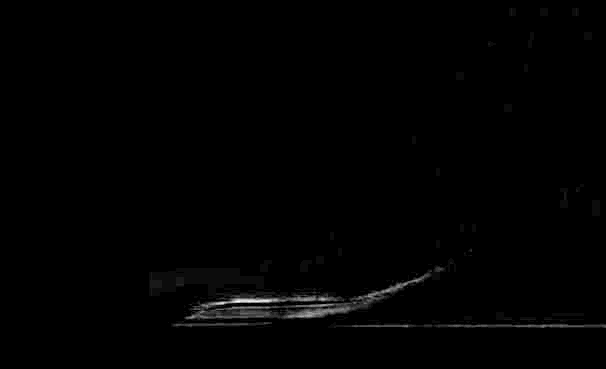
#> input picture Data/1800um/Tare1810um15psi.jpg, 606 x 369 px
$ python 'Canny find edge Calibration.py'
#> lines starting #> are read from the running program, lines starting #| are printed output that depends on the picture; after the words box and inside, x2 and y2 are one past the last pixel; in counts of white or black regions, pixels touching at a corner belong together
#> further down, image is the input picture: shape (369, 606, 3); min 0, max 20, mean 0.14
import cv2
import numpy as np

def apply_canny(image, low_threshold, high_threshold):
    """Applies Canny edge detection with adjustable thresholds."""
#> called with low_threshold = 0, high_threshold = 0

    # Convert to grayscale if necessary
    if len(image.shape) == 3:
        gray = cv2.cvtColor(image, cv2.COLOR_BGR2GRAY)
    else:
        gray = image

    # Apply Canny edge detection

    #d=12 works well for Data/rcphoto2370um30psi_2019.jpg
    #filter the image
    filt = cv2.bilateralFilter(gray,d=5, sigmaColor=1000, sigmaSpace=75)

    #apply the canny image detection and return image of the edges found
    edges = cv2.Canny(filt, low_threshold, high_threshold, apertureSize=5)
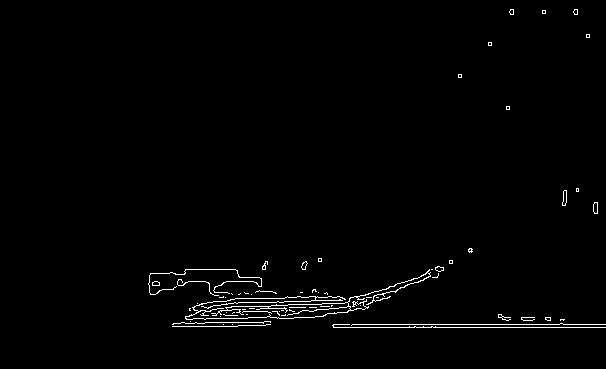
#> edges: shape (369, 606); 1.3% white in thin lines or dots, all inside (x1, y1, x2, y2) = (148, 9, 606, 328)
    # return the grayscale image and edges
    return edges, gray

#Path is a list of different files to play with
path = ['Data/rcphoto2370um30psi_2019.jpg','Data/rcphoto2270um24psi_2016.jpg','Data/rcphoto2370um10psi_2019.jpg', 'Data/TARED1810um22psi.jpg']

#psipath is a list of images with the same slot width and changing pressure
psipath = ['Data/1800um/Tare1810um10psi.jpg','Data/1800um/Tare1810um15psi.jpg','Data/1800um/Tare1810um20psi.jpg','Data/1800um/Tare1810um21psi.jpg']
#canny thresholds of 0 and 207 work for the psipath files to answer question 3 and a filter d=5

#slotpath is a list of images with the same pressure and changing slotwidth
slotpath = ['Data/25psi/TareMask1940um25psi.jpg','Data/25psi/TareMask2210um25psi.jpg','Data/25psi/Tare2370um25psi.jpg','Data/25psi/Tare2730um25psi.jpg']
#canny thresholds of 0 and 175 work for the slotpath files to answer question 2 and a filter d=5

#read image from one of the arrays
image = cv2.imread(psipath[1])

# Create a window with trackbars
cv2.namedWindow('Canny Edge Detection')
cv2.createTrackbar('Low Threshold', 'Canny Edge Detection', 0, 255, lambda x: x)
cv2.createTrackbar('High Threshold', 'Canny Edge Detection', 0, 255, lambda x: x)
while True:
    # Get the current trackbar values
    low_threshold = cv2.getTrackbarPos('Low Threshold', 'Canny Edge Detection')
    high_threshold = cv2.getTrackbarPos('High Threshold', 'Canny Edge Detection')


    # Apply Canny edge detection
    edges, grey = apply_canny(image, low_threshold, high_threshold)

    # Display the result adding the gray image and edges
    cv2.imshow('Canny Edge Detection', cv2.add(edges,grey))

    # Break the loop if 'q' is pressed
    if cv2.waitKey(1) == ord('q'):
#> (key q is pressed here)
        break

cv2.destroyAllWindows()

$ run again, with Data/rcphoto1810um10psi_2019.jpg copied over Data/1800um/Tare1810um15psi.jpg
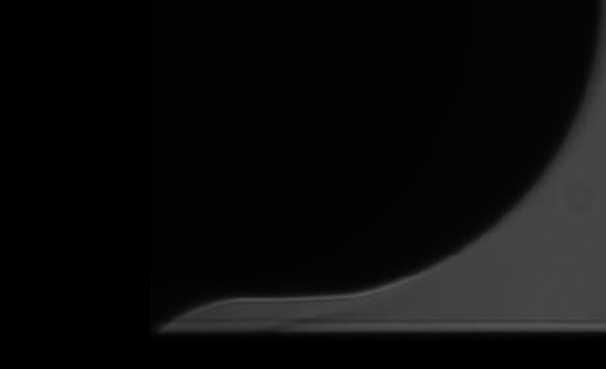
#> input picture Data/rcphoto1810um10psi_2019.jpg, 606 x 369 px
#> image is the input picture: shape (369, 606, 3); min 0, max 87, mean 12.1
#> in apply_canny, `edges = cv2.Canny(filt, low_threshold, high_threshold, apertureSize=5)`:
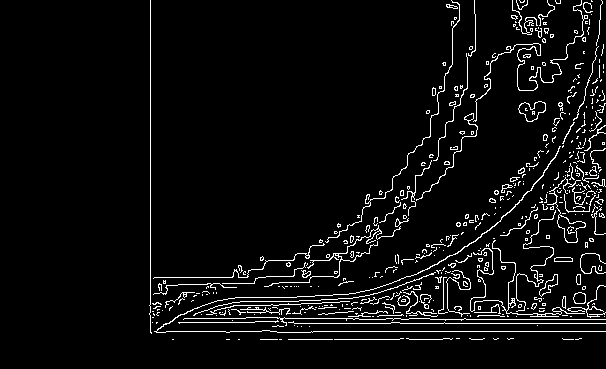
#> edges: shape (369, 606); 5.1% white in thin lines or dots, all inside (x1, y1, x2, y2) = (149, 0, 606, 340)
#> `cv2.imshow('Canny Edge Detection', cv2.add(edges,grey))`:
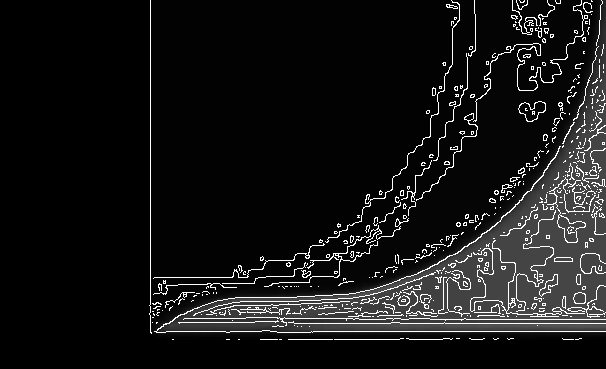
#> window 'Canny Edge Detection': shape (369, 606); min 0, max 255, mean 23.2

$ run again, with Data/rcphoto1810um23psi_2019.jpg copied over Data/1800um/Tare1810um15psi.jpg
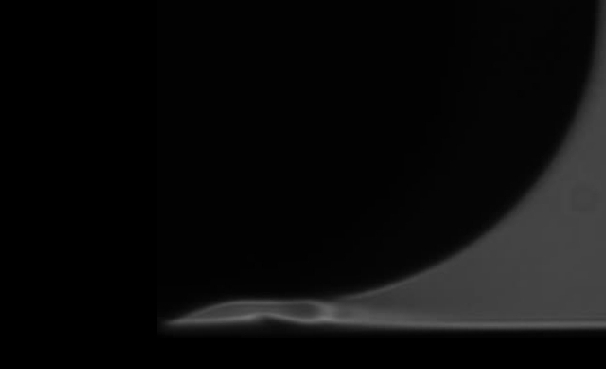
#> input picture Data/rcphoto1810um23psi_2019.jpg, 606 x 369 px
#> image is the input picture: shape (369, 606, 3); min 0, max 117, mean 11.8
#> in apply_canny, `edges = cv2.Canny(filt, low_threshold, high_threshold, apertureSize=5)`:
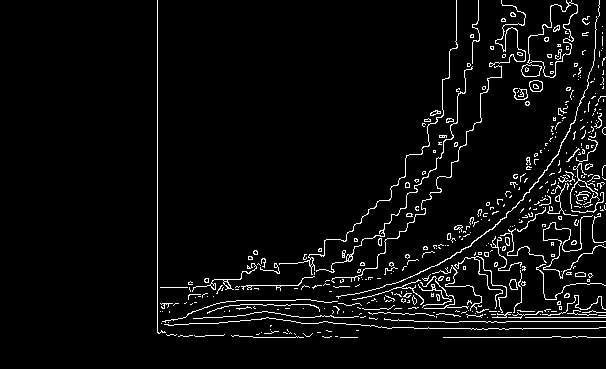
#> edges: shape (369, 606); 4.5% white in thin lines or dots, all inside (x1, y1, x2, y2) = (157, 0, 606, 338)
#> `cv2.imshow('Canny Edge Detection', cv2.add(edges,grey))`:
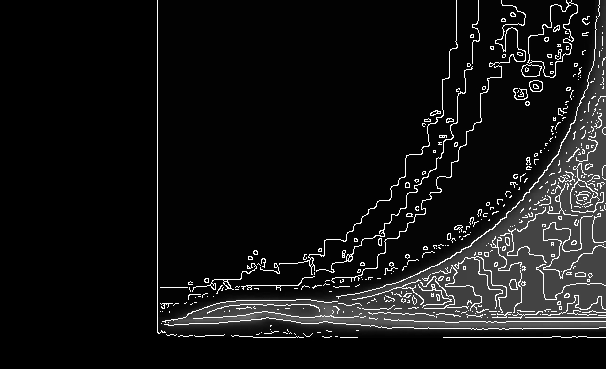
#> window 'Canny Edge Detection': shape (369, 606); min 0, max 255, mean 21.7
